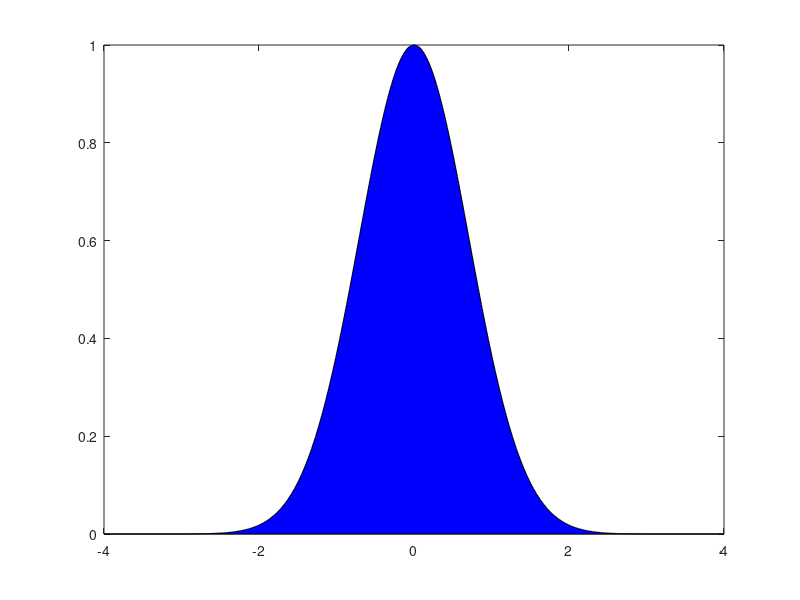

Reproduce this figure in MATLAB.
clear all; close all; 
a = -4.0; b = 4.0; n = 10000; dt = (b-a)/n; 
v = @(t) exp(-t^2); %\int(3*t^2*exp(t^3))dt = exp(t^3)
num = 0.5*v(a) + 0.5*v(b);
for i = 1:(n-1)
  num = num + v(a + i*dt);
 end
num = dt*num;
%%%%%%%%%%%%%%%%%%%%%%
x = a:0.01:b;
y = exp(-x.^2); 
%plot(x,y,'b-','linewidth',2)
area(x,y,'FaceColor','blue')
num*num
error = 100*(abs(pi - num))/pi